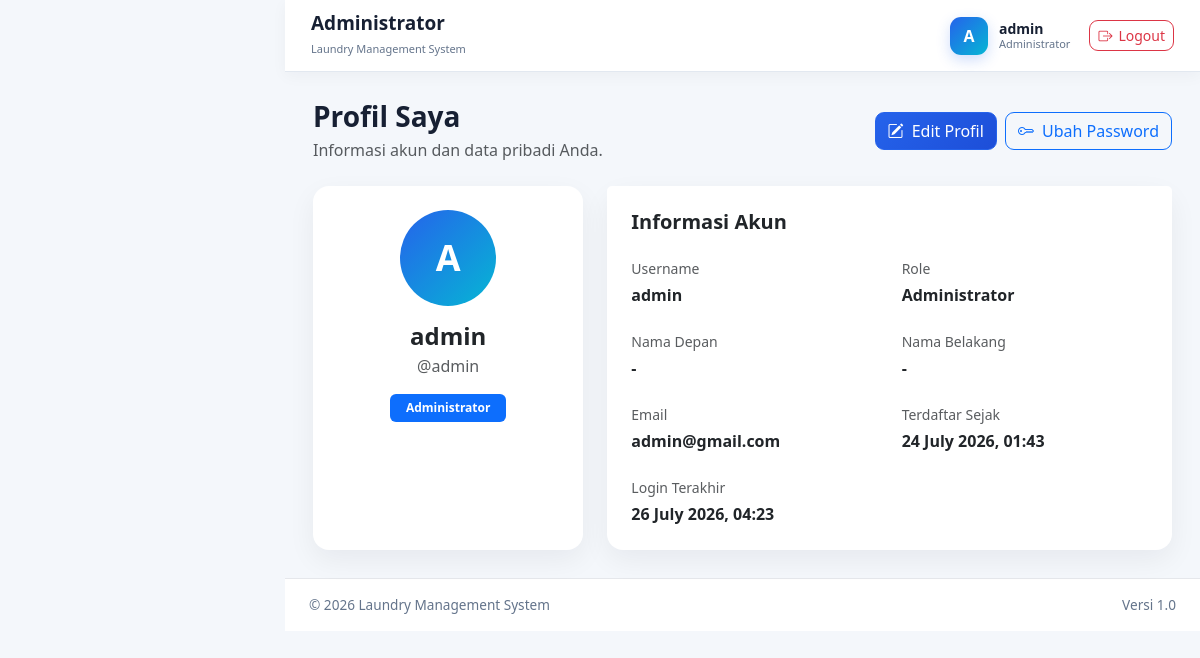
The app's page /profil/ (signed in), older data.
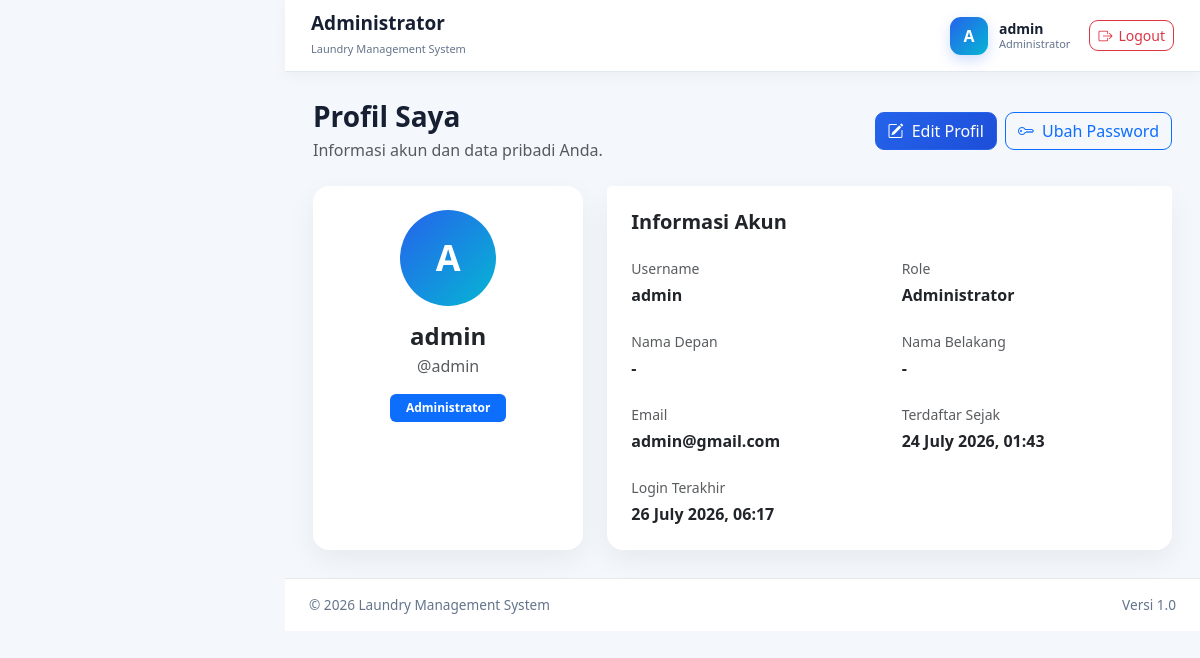
The same page, newer data.
### administrator/models.py (models this page shows, shortened)
class User(AbstractUser):
    class Role(models.TextChoices):
        ADMINISTRATOR = "administrator", "Administrator"
        KASIR = "kasir", "Kasir"
        PETUGAS_LAUNDRY = "petugaslaundry", "Petugas Laundry"
        PELANGGAN = "pelanggan", "Pelanggan"
    role = models.CharField(
        max_length=30,
        choices=Role.choices,
        default=Role.PELANGGAN,
        db_index=True,
        verbose_name="Hak akses",
    )
    nomor_hp = models.CharField(
        max_length=20,
        unique=True,
        verbose_name="Nomor HP",
    )
    alamat = models.TextField(
        blank=True,
        verbose_name="Alamat",
    )
    foto = models.ImageField(
        upload_to="pengguna/foto/",
        blank=True,
        null=True,
        verbose_name="Foto",
    )
    is_verified = models.BooleanField(
        default=False,
        db_index=True,
        verbose_name="Terverifikasi",
        help_text="Pelanggan harus diverifikasi administrator sebelum dapat login.",
    )
    verified_at = models.DateTimeField(
        blank=True,
        null=True,
        verbose_name="Waktu verifikasi",
    )
    verified_by = models.ForeignKey(
        "self",
        on_delete=models.SET_NULL,
        blank=True,
        null=True,
        related_name="pengguna_diverifikasi",
        verbose_name="Diverifikasi oleh",
    )
    email = models.EmailField(
        unique=True,
        verbose_name="Email",
    )
    class Meta:
        verbose_name = "Pengguna"
        verbose_name_plural = "Data Pengguna"
        ordering = ["username"]
    def verifikasi(self, administrator):
        """
        Memverifikasi akun pelanggan.
        """
        self.is_verified = True
        self.is_active = True
        self.verified_at = timezone.now()
        self.verified_by = administrator
        self.save(
            update_fields=[
                "is_verified",
                "is_active",
                "verified_at",
                "verified_by",
            ]
        )

### accounts/views.py (the view)
@login_required
def profile_view(request):
    return render(
        request,
        "accounts/profile.html",
        {
            "profile_user": request.user,
        },
    )

### accounts/templates/accounts/profile.html (shortened to what the changed rows need)
{% extends "base.html" %}
{% block content %}
<div class="container-fluid px-0">
    <div class="row g-4">
        <div class="col-lg-4">
            <div class="card border-0 h-100">
                <div class="card-body text-center p-4">
                    <div
                        class="d-inline-flex align-items-center justify-content-center rounded-circle text-white mb-3"
                        style="
                            width: 96px;
                            height: 96px;
                            background: linear-gradient(
                                135deg,
                                #2563eb,
                                #06b6d4
                            );
                            font-size: 36px;
                            font-weight: 700;
                        "
                    >
                        {{ profile_user.username|first|upper }}
                    </div>
                    <h4 class="fw-bold mb-1">
                        {{ profile_user.get_full_name|default:profile_user.username }}
                    </h4>
                    <p class="text-muted mb-3">
                        @{{ profile_user.username }}
                    </p>
                    <span class="badge text-bg-primary px-3 py-2">
                        {% if profile_user.get_role_display %}
                            {{ profile_user.get_role_display }}
                        {% else %}
                            Pengguna
                        {% endif %}
                    </span>
                </div>
            </div>
        </div>
        <div class="col-lg-8">
            <div class="card border-0 h-100">
                <div class="card-body p-4">
                    <div class="row g-4">
                        <div class="col-md-6">
                            <small class="text-muted d-block mb-1">
                                Username
                            </small>
                            <div class="fw-semibold">
                                {{ profile_user.username }}
                            </div>
                        </div>
                        <div class="col-md-6">
                            <small class="text-muted d-block mb-1">
                                Role
                            </small>
                            <div class="fw-semibold">
                                {{ profile_user.get_role_display|default:"Pengguna" }}
                            </div>
                        </div>
                        <div class="col-md-6">
                            <small class="text-muted d-block mb-1">
                                Nama Depan
                            </small>
                            <div class="fw-semibold">
                                {{ profile_user.first_name|default:"-" }}
                            </div>
                        </div>
                        <div class="col-md-6">
                            <small class="text-muted d-block mb-1">
                                Nama Belakang
                            </small>
                            <div class="fw-semibold">
                                {{ profile_user.last_name|default:"-" }}
                            </div>
                        </div>
                        <div class="col-md-6">
                            <small class="text-muted d-block mb-1">
                                Email
                            </small>
                            <div class="fw-semibold">
                                {{ profile_user.email|default:"-" }}
                            </div>
                        </div>
                        <div class="col-md-6">
                            <small class="text-muted d-block mb-1">
                                Terdaftar Sejak
                            </small>
                            <div class="fw-semibold">
                                {{ profile_user.date_joined|date:"d F Y, H:i" }}
                            </div>
                        </div>
                        <div class="col-md-6">
                            <small class="text-muted d-block mb-1">
                                Login Terakhir
                            </small>
                            <div class="fw-semibold">
                                {% if profile_user.last_login %}
                                    {{ profile_user.last_login|date:"d F Y, H:i" }}
                                {% else %}
                                    -
                                {% endif %}
                            </div>
                        </div>
                    </div>
                </div>
            </div>
        </div>
    </div>
</div>
{% endblock %}

### templates/includes/navbar.html (shortened to what this page needs)
<nav class="top-navbar">
    <div class="navbar-left">
        <div>
            <h5 class="navbar-title">
                {% if request.user.role == "administrator" %}
                    Administrator
                {% elif request.user.role == "kasir" %}
                    Kasir
                {% elif request.user.role == "petugaslaundry" %}
                    Petugas Laundry
                {% elif request.user.role == "pelanggan" %}
                    Pelanggan
                {% else %}
                    Laundry Management System
                {% endif %}
            </h5>
            <small class="navbar-subtitle">
                Laundry Management System
            </small>
        </div>
    </div>
    <div class="navbar-user">
        <div class="user-avatar">
            {{ request.user.username|first|upper }}
        </div>
        <div class="user-info">
            <span class="user-name">
                {{ request.user.get_full_name|default:request.user.username }}
            </span>
            <small>
                {{ request.user.get_role_display }}
            </small>
        </div>
        <a
            href="{% url 'logout' %}"
            class="btn btn-outline-danger btn-sm logout-button"
            title="Logout"
        >
            <i class="bi bi-box-arrow-right"></i>
            <span>Logout</span>
        </a>
    </div>
</nav>

Row changes from the older to the newer data that the page shows:
changed User "admin": last_login "26 July 2026, 04:23" → "26 July 2026, 06:17"
